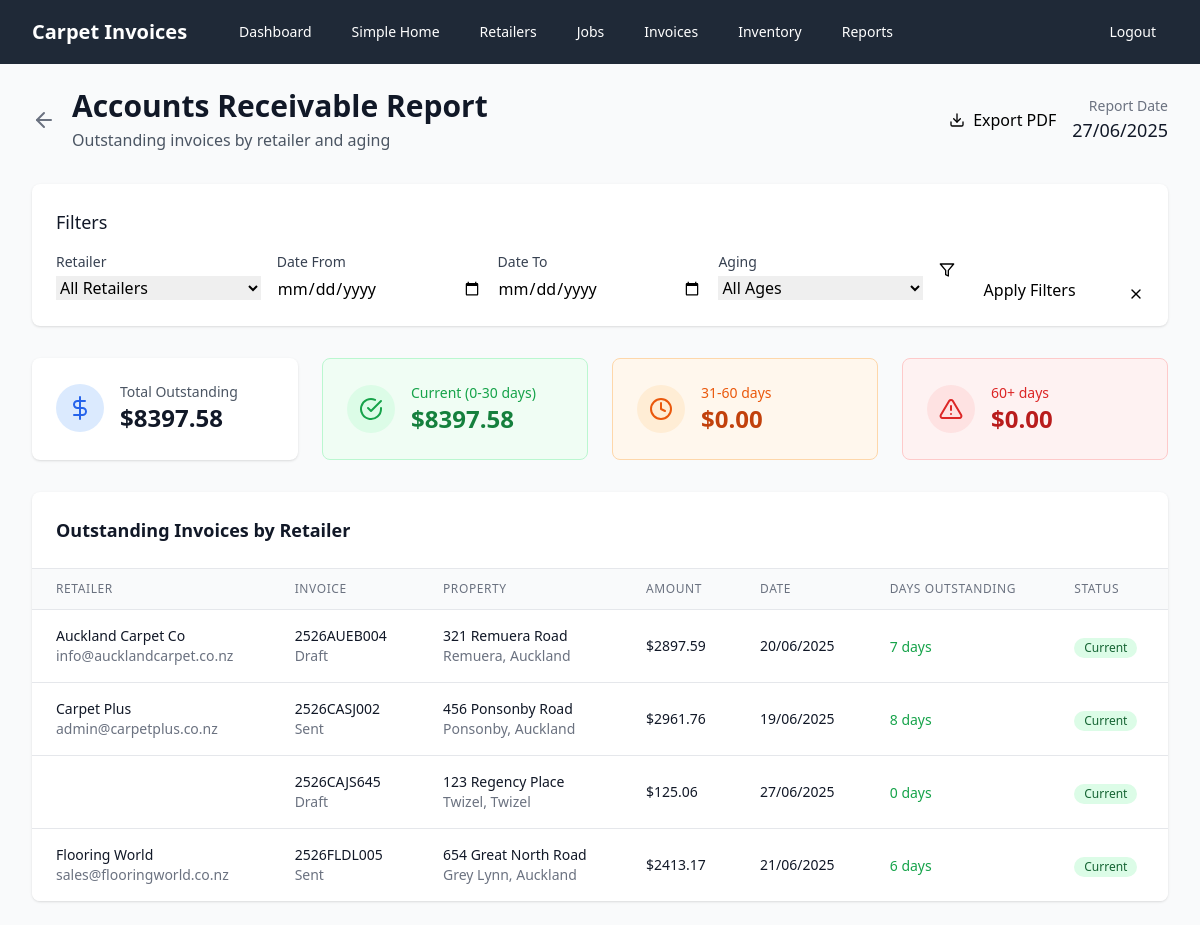
Before: /reports/accounts-receivable (signed in) with the older database file.
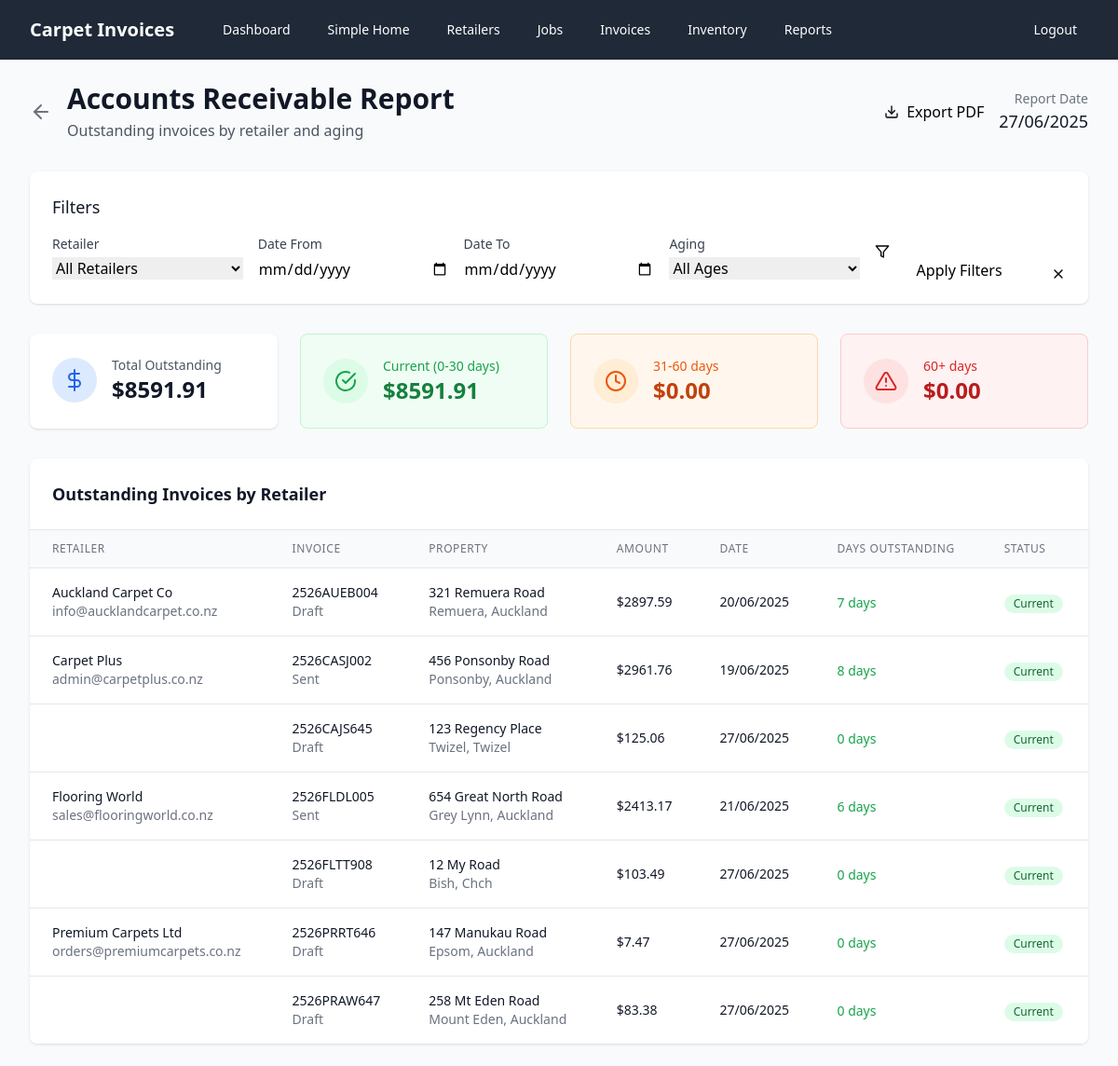
After: the same page with the newer database file.
### models.py (models this page shows, shortened)
class Retailer(db.Model):
    id = db.Column(db.Integer, primary_key=True)
    name = db.Column(db.String(100), nullable=False)
    email = db.Column(db.String(120), nullable=False)
    phone = db.Column(db.String(20), nullable=False)
    jobs = relationship("Job", back_populates="retailer")

class Invoice(db.Model):
    id = db.Column(db.Integer, primary_key=True)
    invoice_code = db.Column(db.String(100), unique=True, nullable=False, index=True)
    job_id = db.Column(db.Integer, ForeignKey('job.id'), nullable=False, index=True)
    date_created = db.Column(db.Date, nullable=False, default=datetime.now().date, index=True)
    status = db.Column(db.String(20), nullable=False, default='draft', index=True)  # draft, sent, paid
    gst_percentage = db.Column(db.Float, nullable=False, default=15.0)
    subtotal = db.Column(db.Float, nullable=False, default=0.0)
    gst_amount = db.Column(db.Float, nullable=False, default=0.0)
    total = db.Column(db.Float, nullable=False, default=0.0, index=True)
    job = relationship("Job", back_populates="invoices")
    lines = relationship("InvoiceLine", back_populates="invoice", cascade="all, delete-orphan")
    files = relationship("FileStore", back_populates="invoice", cascade="all, delete-orphan")

class Job(db.Model):
    id = db.Column(db.Integer, primary_key=True)
    street_address = db.Column(db.String(200), nullable=False)
    suburb = db.Column(db.String(100), nullable=False)
    town_city = db.Column(db.String(100), nullable=False)
    retailer_id = db.Column(db.Integer, ForeignKey('retailer.id'), nullable=False)
    homeowner_name = db.Column(db.String(100), nullable=False)
    homeowner_phone = db.Column(db.String(20), nullable=False)
    date_completed = db.Column(db.Date, nullable=False)
    retailer = relationship("Retailer", back_populates="jobs")
    invoices = relationship("Invoice", back_populates="job")

### app.py (the view, shortened to what this page needs)
@app.route('/reports/accounts-receivable')
@login_required
def accounts_receivable_report():
    from datetime import datetime, timedelta
    current_date = datetime.now().date()
    retailer_filter = request.args.get('retailer_id', type=int)
    date_from = request.args.get('date_from')
    date_to = request.args.get('date_to')
    aging_filter = request.args.get('aging')
    query = db.session.query(Invoice)\
        .join(Job)\
        .join(Retailer)\
        .filter(Invoice.status.in_(['draft', 'sent']))
    if retailer_filter:
        query = query.filter(Job.retailer_id == retailer_filter)
    if date_from:
        try:
            date_from_obj = datetime.strptime(date_from, '%Y-%m-%d').date()
            query = query.filter(Invoice.date_created >= date_from_obj)
        except ValueError:
            pass
    if date_to:
        try:
            date_to_obj = datetime.strptime(date_to, '%Y-%m-%d').date()
            query = query.filter(Invoice.date_created <= date_to_obj)
        except ValueError:
            pass
    outstanding_invoices = query.order_by(Retailer.name, Invoice.date_created).all()
    retailer_data = {}
    summary = {
        'total_outstanding': 0,
        'current': 0,      # 0-30 days
        'days_31_60': 0,   # 31-60 days
        'days_60_plus': 0  # 60+ days
    }
    for invoice in outstanding_invoices:
        retailer_name = invoice.job.retailer.name
        if retailer_name not in retailer_data:
            retailer_data[retailer_name] = []
        retailer_data[retailer_name].append(invoice)
        days_outstanding = (current_date - invoice.date_created).days
        summary['total_outstanding'] += invoice.total
        if days_outstanding <= 30:
            summary['current'] += invoice.total
        elif days_outstanding <= 60:
            summary['days_31_60'] += invoice.total
        else:
            summary['days_60_plus'] += invoice.total
    all_retailers = db.session.query(Retailer).order_by(Retailer.name).all()
    return render_template('accounts_receivable_report.html',
                         retailer_data=retailer_data,
                         summary=summary,
                         report_date=current_date,
                         all_retailers=all_retailers,
                         filters={
                             'retailer_id': retailer_filter,
                             'date_from': date_from,
                             'date_to': date_to,
                             'aging': aging_filter
                         })

### app.py (called while the page is built)
def login_required(f):
    from functools import wraps
    @wraps(f)
    def decorated_function(*args, **kwargs):
        if not session.get('logged_in'):
            return redirect(url_for('login'))
        return f(*args, **kwargs)
    return decorated_function

### templates/accounts_receivable_report.html (shortened to what the changed rows need)
{% extends "base.html" %}
{% block content %}
<div class="max-w-7xl mx-auto">
    <div class="flex items-center justify-between mb-8">
        <div class="flex items-center">
            <div>
                <h1 class="text-3xl font-bold text-gray-900">Accounts Receivable Report</h1>
            </div>
        </div>
    </div>
    <div class="grid grid-cols-1 md:grid-cols-4 gap-6 mb-8">
        <div class="bg-white rounded-lg shadow p-6">
            <div class="flex items-center">
                <div class="ml-4">
                    <p class="text-sm font-medium text-gray-600">Total Outstanding</p>
                    <p class="text-2xl font-bold text-gray-900">${{ "%.2f"|format(summary.total_outstanding) }}</p>
                </div>
            </div>
        </div>
        <div class="bg-green-50 border border-green-200 rounded-lg p-6">
            <div class="flex items-center">
                <div class="ml-4">
                    <p class="text-sm font-medium text-green-600">Current (0-30 days)</p>
                    <p class="text-2xl font-bold text-green-700">${{ "%.2f"|format(summary.current) }}</p>
                </div>
            </div>
        </div>
    </div>
    <div class="bg-white rounded-lg shadow overflow-hidden">
        <div class="p-6 border-b border-gray-200">
            <h2 class="text-lg font-semibold text-gray-900">Outstanding Invoices by Retailer</h2>
        </div>
        {% if retailer_data %}
        <div class="overflow-x-auto">
            <table class="min-w-full divide-y divide-gray-200">
                <thead class="bg-gray-50">
                    <tr>
                        <th class="px-6 py-3 text-left text-xs font-medium text-gray-500 uppercase tracking-wider">Retailer</th>
                        <th class="px-6 py-3 text-left text-xs font-medium text-gray-500 uppercase tracking-wider">Invoice</th>
                        <th class="px-6 py-3 text-left text-xs font-medium text-gray-500 uppercase tracking-wider">Property</th>
                        <th class="px-6 py-3 text-left text-xs font-medium text-gray-500 uppercase tracking-wider">Amount</th>
                        <th class="px-6 py-3 text-left text-xs font-medium text-gray-500 uppercase tracking-wider">Date</th>
                        <th class="px-6 py-3 text-left text-xs font-medium text-gray-500 uppercase tracking-wider">Days Outstanding</th>
                        <th class="px-6 py-3 text-left text-xs font-medium text-gray-500 uppercase tracking-wider">Status</th>
                    </tr>
                </thead>
                <tbody class="bg-white divide-y divide-gray-200">
                    {% for retailer_name, invoices in retailer_data.items() %}
                        {% for invoice in invoices %}
                        <tr class="hover:bg-gray-50">
                            <td class="px-6 py-4 whitespace-nowrap">
                                {% if loop.first %}
                                <div class="text-sm font-medium text-gray-900">{{ retailer_name }}</div>
                                <div class="text-sm text-gray-500">{{ invoice.job.retailer.email }}</div>
                                {% endif %}
                            </td>
                            <td class="px-6 py-4 whitespace-nowrap">
                                <div class="text-sm font-medium text-gray-900">{{ invoice.invoice_code }}</div>
                                <div class="text-sm text-gray-500">{{ invoice.status|title }}</div>
                            </td>
                            <td class="px-6 py-4 whitespace-nowrap">
                                <div class="text-sm text-gray-900">{{ invoice.job.street_address }}</div>
                                <div class="text-sm text-gray-500">{{ invoice.job.suburb }}, {{ invoice.job.town_city }}</div>
                            </td>
                            <td class="px-6 py-4 whitespace-nowrap text-sm font-medium text-gray-900">
                                ${{ "%.2f"|format(invoice.total) }}
                            </td>
                            <td class="px-6 py-4 whitespace-nowrap text-sm text-gray-900">
                                {{ invoice.date_created.strftime('%d/%m/%Y') }}
                            </td>
                            <td class="px-6 py-4 whitespace-nowrap">
                                {% set days_outstanding = (report_date - invoice.date_created).days %}
                                <span class="text-sm font-medium
                                    {% if days_outstanding <= 30 %}text-green-600
                                    {% elif days_outstanding <= 60 %}text-orange-600
                                    {% else %}text-red-600{% endif %}">
                                    {{ days_outstanding }} days
                                </span>
                            </td>
                            <td class="px-6 py-4 whitespace-nowrap">
                                {% set days_outstanding = (report_date - invoice.date_created).days %}
                                {% if days_outstanding <= 30 %}
                                    <span class="inline-flex items-center px-2.5 py-0.5 rounded-full text-xs font-medium bg-green-100 text-green-800">Current</span>
                                {% elif days_outstanding <= 60 %}
                                    <span class="inline-flex items-center px-2.5 py-0.5 rounded-full text-xs font-medium bg-orange-100 text-orange-800">Overdue</span>
                                {% else %}
                                    <span class="inline-flex items-center px-2.5 py-0.5 rounded-full text-xs font-medium bg-red-100 text-red-800">Past Due</span>
                                {% endif %}
                            </td>
                        </tr>
                        {% endfor %}
                    {% endfor %}
                </tbody>
            </table>
        </div>
        {% else %}
        <div class="text-center py-12">
            <i data-feather="check-circle" class="mx-auto h-12 w-12 text-green-400"></i>
            <h3 class="mt-2 text-sm font-medium text-gray-900">All invoices paid</h3>
            <p class="mt-1 text-sm text-gray-500">No outstanding invoices at this time.</p>
        </div>
        {% endif %}
    </div>
</div>
{% endblock %}

Changed rows visible on the page:
added Invoice: invoice_code "2526FLTT908", status "Draft", job.street_address "12 My Road", job.suburb "Bish", job.town_city "Chch", total "103.49", date_created "27/06/2025", shown under Retailer "Flooring World"
now on this page (row unchanged): Retailer: name "Premium Carpets Ltd"
added Invoice: job.retailer.email "orders@premiumcarpets.co.nz", invoice_code "2526PRRT646", status "Draft", job.street_address "147 Manukau Road", job.suburb "Epsom", job.town_city "Auckland", total "7.47", date_created "27/06/2025"
added Invoice: invoice_code "2526PRAW647", status "Draft", job.street_address "258 Mt Eden Road", job.suburb "Mount Eden", job.town_city "Auckland", total "83.38", date_created "27/06/2025"
Other visible differences:
{{ "%.2f"|format(summary.total_outstanding) }}: "8397.58" → "8591.91"
{{ "%.2f"|format(summary.current) }}: "8397.58" → "8591.91"
